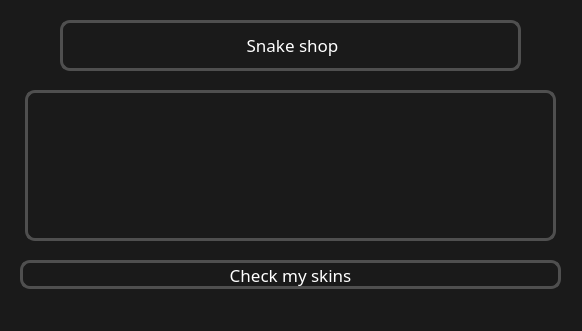
<?xml version="1.0" encoding="UTF-8"?>
<ui version="4.0">
 <class>MainWindow</class>
 <widget class="QMainWindow" name="MainWindow">
  <property name="geometry">
   <rect>
    <x>0</x>
    <y>0</y>
    <width>582</width>
    <height>331</height>
   </rect>
  </property>
  <property name="minimumSize">
   <size>
    <width>582</width>
    <height>331</height>
   </size>
  </property>
  <property name="maximumSize">
   <size>
    <width>582</width>
    <height>331</height>
   </size>
  </property>
  <property name="windowTitle">
   <string>MainWindow</string>
  </property>
  <property name="styleSheet">
   <string notr="true">background-color: #1a1a1a;</string>
  </property>
  <widget class="QWidget" name="centralwidget">
   <widget class="QTextBrowser" name="pprint_text">
    <property name="geometry">
     <rect>
      <x>25</x>
      <y>90</y>
      <width>531</width>
      <height>151</height>
     </rect>
    </property>
    <property name="focusPolicy">
     <enum>Qt::ClickFocus</enum>
    </property>
    <property name="styleSheet">
     <string notr="true"> .QTextBrowser{
	background-color:#1a1a1a;
	border-radius:10px;
	border:3px solid #4f4f4f;
	color:#ffffff;
	font-family:Trebuchet MS;
	font-size:15px;
}
</string>
    </property>
    <property name="html">
     <string>&lt;!DOCTYPE HTML PUBLIC &quot;-//W3C//DTD HTML 4.0//EN&quot; &quot;http://www.w3.org/TR/REC-html40/strict.dtd&quot;&gt;
&lt;html&gt;&lt;head&gt;&lt;meta name=&quot;qrichtext&quot; content=&quot;1&quot; /&gt;&lt;style type=&quot;text/css&quot;&gt;
p, li { white-space: pre-wrap; }
&lt;/style&gt;&lt;/head&gt;&lt;body style=&quot; font-family:'Trebuchet MS'; font-size:15px; font-weight:400; font-style:normal;&quot;&gt;
&lt;p style=&quot;-qt-paragraph-type:empty; margin-top:0px; margin-bottom:0px; margin-left:0px; margin-right:0px; -qt-block-indent:0; text-indent:0px; font-family:'MS Shell Dlg 2'; font-size:8.25pt;&quot;&gt;&lt;br /&gt;&lt;/p&gt;&lt;/body&gt;&lt;/html&gt;</string>
    </property>
   </widget>
   <widget class="QLabel" name="label_snake_shop_2">
    <property name="geometry">
     <rect>
      <x>60</x>
      <y>20</y>
      <width>461</width>
      <height>51</height>
     </rect>
    </property>
    <property name="styleSheet">
     <string notr="true">background-color:#1a1a1a;
	border-radius:10px;
	border:3px solid #4f4f4f;
	color:#ffffff;
	font-family:Trebuchet MS;
	font-size:17px;</string>
    </property>
    <property name="text">
     <string>&lt;html&gt;&lt;head/&gt;&lt;body&gt;&lt;p align=&quot;center&quot;&gt;Snake shop&lt;/p&gt;&lt;/body&gt;&lt;/html&gt;</string>
    </property>
   </widget>
   <widget class="QPushButton" name="descrip_">
    <property name="geometry">
     <rect>
      <x>20</x>
      <y>260</y>
      <width>541</width>
      <height>29</height>
     </rect>
    </property>
    <property name="styleSheet">
     <string notr="true"> .QPushButton{
	background-color:#1a1a1a;
	border-radius:10px;
	border:3px solid #4f4f4f;
	color:#ffffff;
	font-family:Trebuchet MS;
	font-size:17px;
}
.QPushButton:hover{
 	background-color:#272727;
	color:#095296;
 }
.QPushButton:pressed {
	border:2px solid #095296;
}</string>
    </property>
    <property name="text">
     <string>Check my skins</string>
    </property>
   </widget>
  </widget>
  <widget class="QMenuBar" name="menubar">
   <property name="geometry">
    <rect>
     <x>0</x>
     <y>0</y>
     <width>582</width>
     <height>21</height>
    </rect>
   </property>
  </widget>
  <widget class="QStatusBar" name="statusbar"/>
 </widget>
 <resources/>
 <connections/>
</ui>
